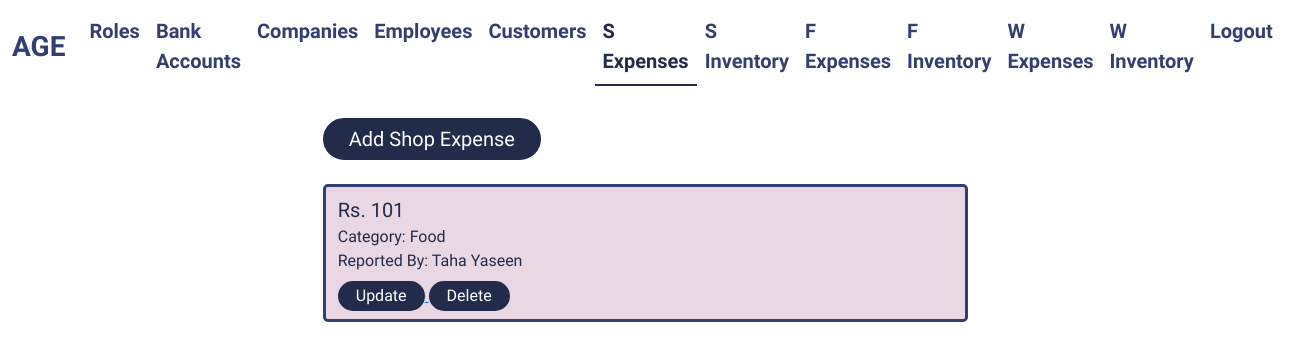
/expenses/shop/ (signed in), run on an earlier commit of the app's database.
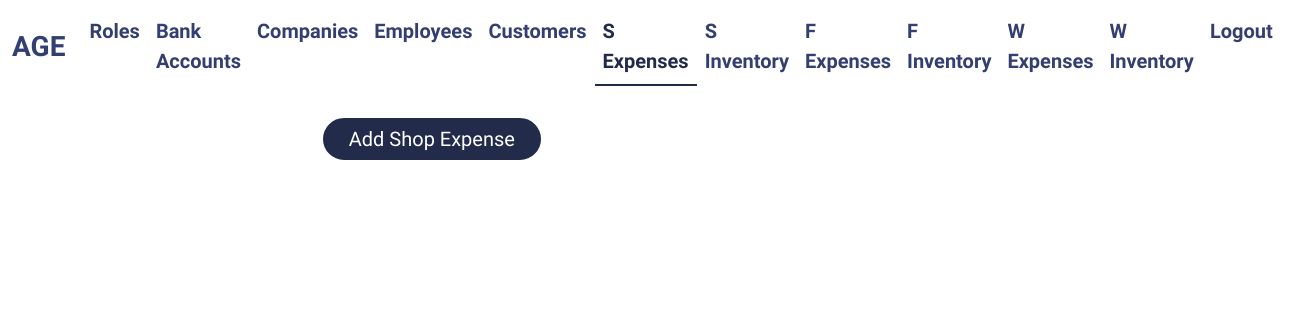
And on a later commit of the database.
### expense/models.py (models this page shows)
class Expense(models.Model):
    amount = models.IntegerField()
    category = models.ForeignKey(ExpenseCategory, on_delete=models.CASCADE)
    reason = models.TextField(null=True)
    reported_by = models.ForeignKey("employee.Employee", on_delete=models.SET_NULL, null=True)
    association = models.CharField(max_length=10)

class ExpenseCategory(models.Model):
    category = models.CharField(max_length=255)

### employee/models.py (models this page shows)
class Employee(models.Model):
    name = models.CharField(max_length=255)
    associated_role = models.ForeignKey("role.Role", on_delete=models.SET_NULL, null=True)
    associated_bank_account = models.ForeignKey("bank_account.BankAccount", on_delete=models.SET_NULL, null=True)
    associated_user = models.ForeignKey(User, on_delete=models.CASCADE)

### expense/views.py (the view)
# urls.py: path("<str:association>/", views.expenses_view, name="expenses"),
def expenses_view(request, association):
    page_title = f"{association.title()} Expenses"
    access = access_to_context(request)
    if not access[f"has_access_to_{association}_management"]:
        return redirect("home")
    expenses = Expense.objects.filter(association=association)
    context = {"page_title": page_title, "expenses": expenses}
    return render(request, "expenses.html", context)

### expense/templates/expenses.html (shortened to what this page needs)
{% extends "layout.html" %} {% block content %}
{% with request.resolver_match.kwargs.association as association %}
<div class="col-lg-6 col-md-9 col-11 mx-auto">
	<a href="{% url 'add_expense' association %}">
		<button class="mt-4 px-4 py-1 rounded-pill fs-5">Add {{association.title}} Expense</button>
	</a>
	{% for expense in expenses %}
	<div class="container mt-4 py-2 rounded-3">
		<p class="m-0 fs-5">Rs. {{expense.amount}}</p>
		<p class="m-0 fs-6">Category: {{expense.category.category}}</p>
		<p class="m-0 fs-6">Reported By: {{expense.reported_by.name}}</p>
		<a href="{% url 'update_expense' association expense.id %}">
			<button class="px-3 rounded-pill fs-6">Update</button>
		</a>
		<a href="{% url 'delete_expense' association expense.id %}">
			<button class="px-3 rounded-pill fs-6">Delete</button>
		</a>
	</div>
	{% endfor %}
</div>
{% endwith %} {% endblock content %}

What changed in the data, as far as the page shows it:
removed Expense: title "Shop", amount "101", category.category "Food", reported_by.name "Taha Yaseen"
Also different on the page:
{{ association.title }}: (not shown) → "Shop"
